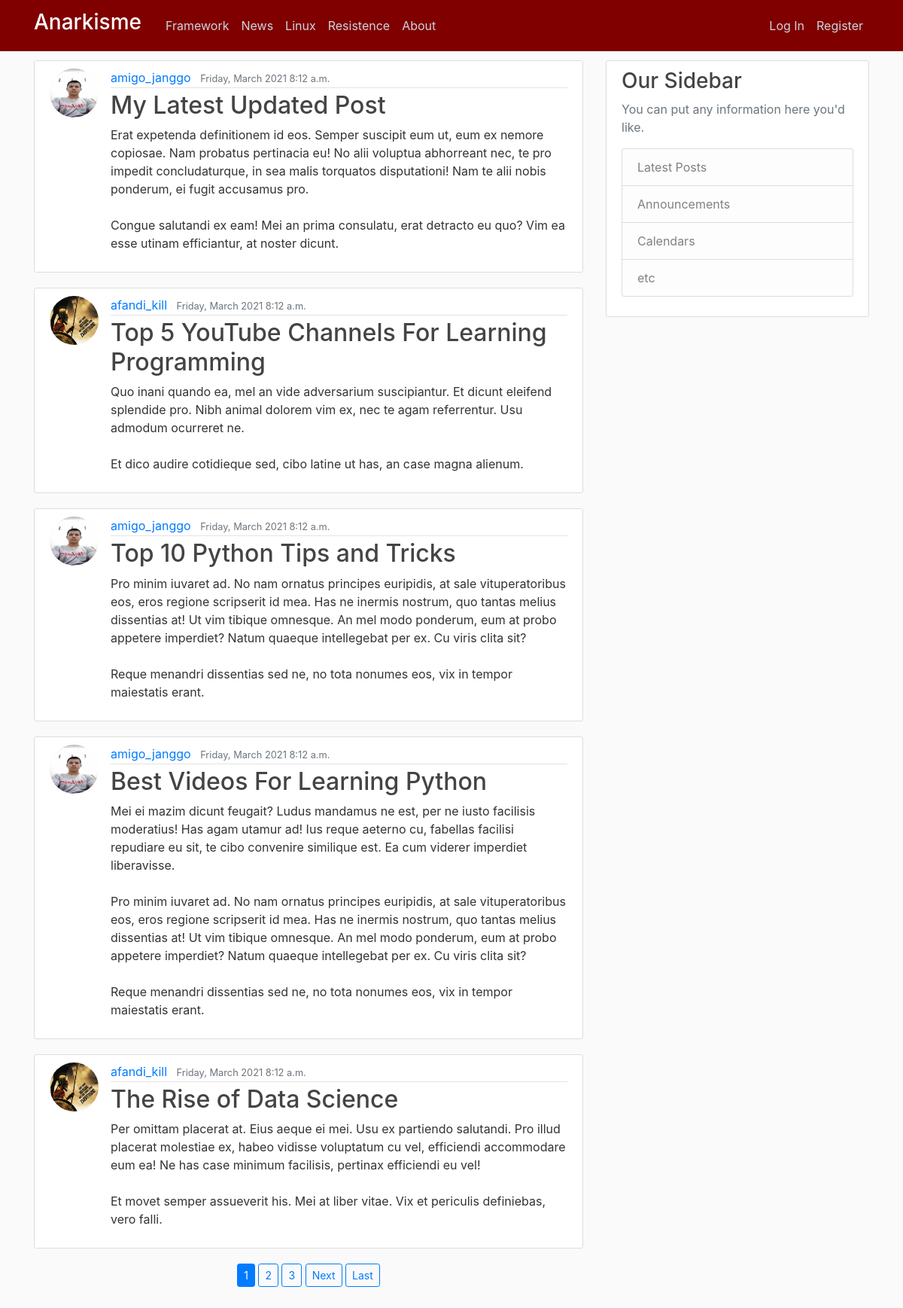
Before: / with the older database file.
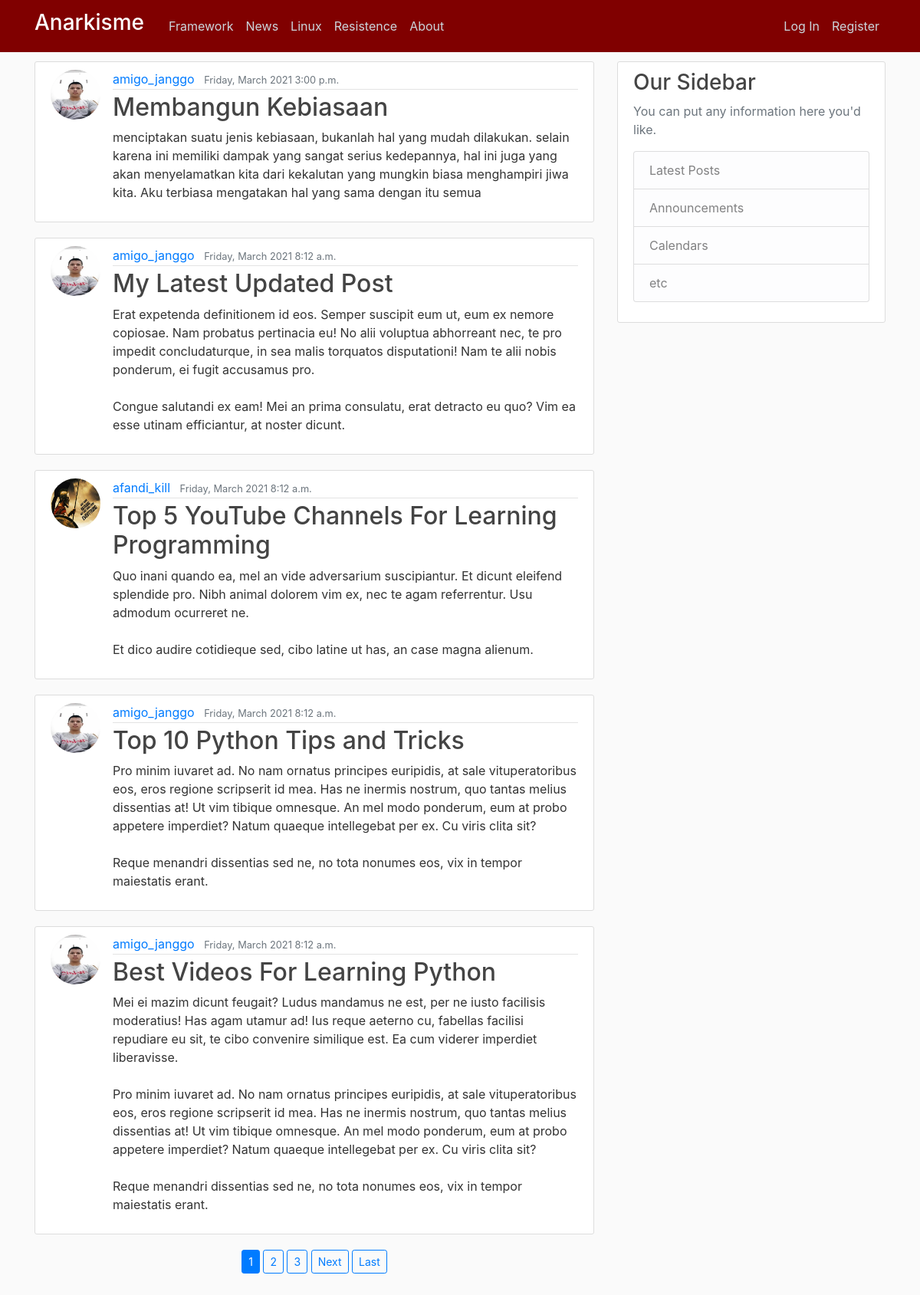
After: the same page with the newer database file.
### blog/models.py (models this page shows, shortened)
class Post(models.Model):
	title = models.CharField(max_length=100)
	content = models.TextField()
	tanggal = models.DateTimeField(auto_now_add=timezone.now)
	author = models.ForeignKey(User, on_delete=models.CASCADE)

### users/models.py (models this page shows, shortened)
class Profile(models.Model):
	user = models.OneToOneField(User, on_delete=models.CASCADE)
	image = models.ImageField(default='default.jpg',upload_to='profile_pics')

### blog/views.py (the view)
# urls.py: path('',PostListView.as_view(), name='blog-home'),
class PostListView(ListView):
	model = Post
	template_name = 'blog/home.html'
	context_object_name = 'kirim'
	ordering = ['-tanggal']
	paginate_by = 5

### blog/templates/blog/home.html (shortened to what this page needs)
{% extends "blog/base.html" %}
{% block content %}
    {% for tampil in kirim %}
        <article class="media content-section">
          <img class="rounded-circle article-img" src="{{ tampil.author.profile.image.url }}" alt="">
          <div class="media-body">
            <div class="article-metadata">
              <a class="mr-2" href="{% url 'user-post' tampil.author.username %}">{{tampil.author}}</a>
              <small class="text-muted">{{tampil.tanggal|date:'l, F Y g:i a'}}</small>
            </div>
            <h2><a class="article-title" href="{% url 'post-detail' tampil.id %}">{{tampil.title}}</a></h2>
            <p class="article-content">{{tampil.content}}</p>
          </div>
        </article>
    {% endfor %}
    <div class="row">
      <div class="col-md text-center mb-3">
        {% if is_paginated %}
          {% for num in page_obj.paginator.page_range %}
            {% if page_obj.number == num %}
              <a class="btn btn-primary btn-sm mb-3" href="?page={{ num }}">{{ num }}</a>
            {% elif num > page_obj.number|add:'-3' and num < page_obj.number|add:'3' %}
              <a class="btn btn-outline-primary btn-sm mb-3" href="?page={{ num }}">{{ num }}</a>
            {% endif %}
          {% endfor %}
          {% if page_obj.has_next %}
            <a class="btn btn-outline-primary btn-sm mb-3" href="?page={{ page_obj.next_page_number }}">Next</a>
            <a class="btn btn-outline-primary btn-sm mb-3" href="?page={{ page_obj.paginator.num_pages }}">Last</a>
          {% endif %}
        {% endif %}
      </div>
    </div>
{% endblock content %}

### blog/templates/blog/base.html (shortened to what this page needs)
{% load static %}
<!DOCTYPE html>
<html>
<head>
    <link rel="stylesheet" href="https://maxcdn.bootstrapcdn.com/bootstrap/4.0.0/css/bootstrap.min.css">
    <link rel="stylesheet" type="text/css" href="{% static 'blog/main.css' %}">
</head>
<body>
    <header class="site-header">
      <nav class="navbar navbar-expand-md navbar-dark bg-steel fixed-top">
        <div class="container">
          <a class="navbar-brand mr-4" href="{% url 'blog-home' %}"><h3 class="text-white">Anarkisme</h3></a>
          <div class="collapse navbar-collapse" id="navbarToggle">
            <div class="navbar-nav mr-auto">
              <a class="nav-item nav-link" href="#">Framework</a>
              <a class="nav-item nav-link" href="#">News</a>
              <a class="nav-item nav-link" href="#">Linux</a>
              <a class="nav-item nav-link" href="#">Resistence</a>
              <a class="nav-item nav-link" href="{% url 'blog-about' %}">About</a>
            </div>
            <div class="navbar-nav">
              {% if user.is_authenticated %}
              <a class="nav-item nav-link text-info" href="{% url 'post-create' %}">New Post</a>
              <a class="nav-item nav-link" href="{% url 'profile' %}">Profile</a>
              <a class="nav-item nav-link" href="{% url 'logout' %}">Log Out</a>
              {% else %}
              <a class="nav-item nav-link" href="{% url 'login' %}">Log In</a>
              <a class="nav-item nav-link" href="{% url 'register' %}">Register</a>
              {% endif %}
            </div>
          </div>
        </div>
      </nav>
    </header>
    <main role="main" class="container">
      <div class="row">
        <div class="col-md-8">
          {% block content %}{% endblock %}
        </div>
        <div class="col-md-4">
          <div class="content-section">
            <h3>Our Sidebar</h3>
            <p class='text-muted'>You can put any information here you'd like.
              <ul class="list-group">
                <li class="list-group-item list-group-item-light">Latest Posts</li>
                <li class="list-group-item list-group-item-light">Announcements</li>
                <li class="list-group-item list-group-item-light">Calendars</li>
                <li class="list-group-item list-group-item-light">etc</li>
              </ul>
            </p>
          </div>
        </div>
      </div>
    </main>
  </body>
</html>

### blog/static/blog/main.css (style rules this page uses)
body { background: #fafafa; color: #333333; margin-top: 5rem; }
h1, h2, h3, h4, h5, h6 { color: #444444; }
ul { margin: 0; }
.bg-steel { background-color: maroon; }
.site-header .navbar-nav .nav-link { color: #cbd5db; }
.content-section { background: #ffffff; padding: 10px 20px; border: 1px solid #dddddd; border-radius: 3px; margin-bottom: 20px; }
.article-title { color: #444444; }
.article-content { white-space: pre-line; }
.article-img { height: 65px; width: 65px; margin-right: 16px; }
.article-metadata { padding-bottom: 1px; margin-bottom: 4px; border-bottom: 1px solid #e3e3e3 }

Changed rows visible on the page:
no longer on this page (row unchanged): Post: author.profile.image (placeholder picture), author "afandi_kill", tanggal "Friday, March 2021 8:12 a.m.", title "The Rise of Data Science", content "Per omittam placerat at. Eius aeque ei mei. Usu ex partiendo salutandi. Pro illud placerat molestiae ex, habeo vidisse voluptatum cu vel, efficiendi accommodare eum ea! Ne has case minimum facilisis, pertinax efficiendi eu vel! Et movet semper assueverit his. Mei at liber vitae. Vix et periculis definiebas, vero falli."
added Post: author.profile.image (picture), author "amigo_janggo", tanggal "Friday, March 2021 3:00 p.m.", title "Membangun Kebiasaan", content "menciptakan suatu jenis kebiasaan, bukanlah hal yang mudah dilakukan. selain karena ini memiliki dampak yang sangat serius kedepannya, hal ini juga yang akan menyelamatkan kita dari kekalutan yang mungkin biasa menghampiri jiwa kita. Aku terbiasa mengatakan hal yang sama dengan itu semua"
